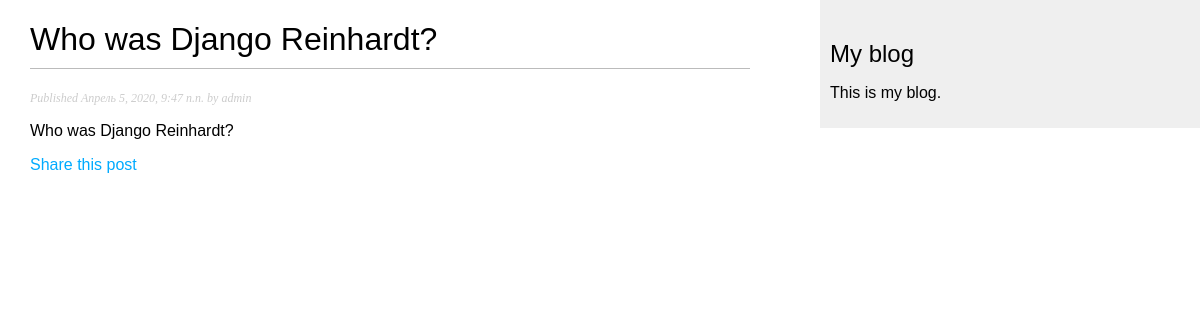
The page /blog/2020/04/05/who-was-django-reinhardt/ on the database its author committed.
### blog/models.py (models this page shows, shortened)
class Post(models.Model):
    STATUS_CHOICES = (
        ('draft', 'Draft'),
        ('published', 'Published'),
    )
    title = models.CharField(max_length=250)
    slug = models.SlugField(max_length=250, unique_for_date='publish')
    author = models.ForeignKey(User, related_name='blog_posts', on_delete=models.CASCADE)
    body = models.TextField()
    publish = models.DateTimeField(default=timezone.now)
    created = models.DateTimeField(auto_now_add=True)
    updated = models.DateTimeField(auto_now_add=True)
    status = models.CharField(max_length=10, choices=STATUS_CHOICES, default='draft')
    objects = models.Manager()
    published = PublushedManager()
    class Meta:
        ordering = ('-publish',)
        verbose_name = 'Пост'
        verbose_name_plural = 'Посты'

### blog/views.py (the view)
def post_detail(request, year, month, day, post):
    post = get_object_or_404(Post, slug=post,
                             status='published',
                             publish__year=year,
                             publish__month=month,
                             publish__day=day)
    return render(request, 'blog/post/detail.html', {'post': post})

### blog/templates/blog/post/detail.html (shortened to what this page needs)
{% extends "blog/base.html" %}
{% block content %}
    <h1>{{ post.title }}</h1>
    <p class="date">
        Published {{ post.publish }} by {{ post.author }}
    </p>
{{ post.body|linebreaks }}
    <p>
        <a href="{% url "blog:post_share" post.id %}">Share this post</a>
    </p>
{% endblock %}

### blog/static/css/blog.css (style rules this page uses)
body { margin:0; padding:0; font-family:helvetica, sans-serif; }
a { color:#00abff; text-decoration:none; }
h1 { font-weight:normal; border-bottom:1px solid #bbb; padding:0 0 10px 0; }
p.date { color:#ccc; font-family: georgia, serif; font-size: 12px; font-style: italic; }

### rows shown on the page
Post: title "Who was Django Reinhardt?", publish "Апрель 5, 2020, 9:47 п.п.", author "admin", body "Who was Django Reinhardt?"
